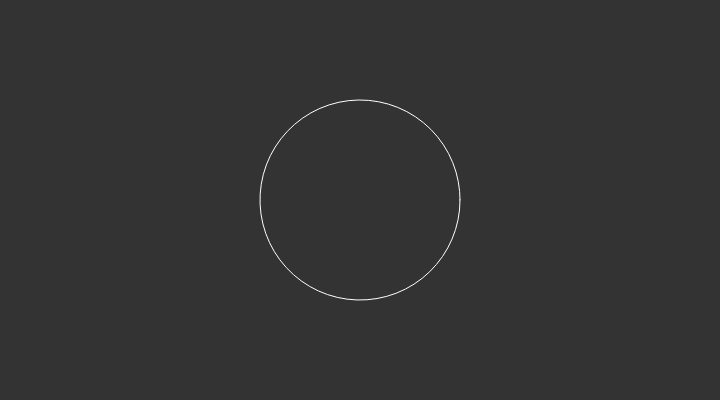
Frame 1 (no input)
Frame 60 (no input): identical to frame 1, image omitted
Frame 120 (the mouse pressed at the canvas centre since frame 60): identical to frame 1, image omitted

The p5.js sketch that drew this single still picture (run headless with seeded random() and noise() and a simulated clock; from frame 60 on, the mouse is pressed at the canvas centre):

// p5.js sketch
// ── sketch.js
var slider;

function setup() {
  createCanvas(720, 400);
  slider = createSlider(0, 10, 2, 0.01);
}

function sgn(val) {
  if (val < 0) {
    return -1;
  } else if (val > 0) {
    return 1;
  } else {
    return 0;
  }
}

function draw() {
  background(51);

  translate(width / 2, height / 2);

  var a = 100;
  var b = 100;
  var n = slider.value();
  stroke(255);
  noFill();

  beginShape();
  for (var angle = 0; angle < TWO_PI; angle += 0.1) {

    var na = 2 / n;
    var x = pow(abs(cos(angle)), na) * a * sgn(cos(angle));

    var y = pow(abs(sin(angle)), na) * b * sgn(sin(angle));
    vertex(x, y);

  }

  endShape(CLOSE);


}
